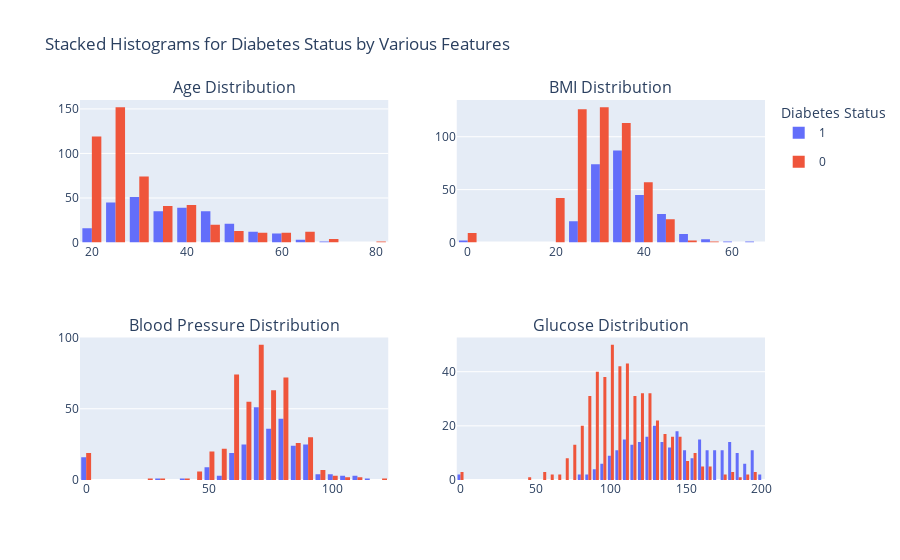

The code cell stored with this chart in its notebook:
### Code cell
import plotly.express as px
from plotly.subplots import make_subplots
import plotly.graph_objects as go

# Create individual figures using Plotly Express
fig_age = px.histogram(df, x="Age", color="Outcome", barmode="stack", title="Age Distribution")
fig_bmi = px.histogram(df, x="BMI", color="Outcome", barmode="stack", title="BMI Distribution")
fig_dpf = px.histogram(df, x="BloodPressure", color="Outcome", barmode="stack", title="Diabetes Pedigree Function Distribution")
fig_glucose = px.histogram(df, x="Glucose", color="Outcome", barmode="stack", title="Glucose Distribution")

# Create a 2x2 subplot layout
fig = make_subplots(rows=2, cols=2, subplot_titles=("Age Distribution", "BMI Distribution",
                                                    "Blood Pressure Distribution", "Glucose Distribution"))

# Add each Plotly Express figure to the subplot
for trace in fig_age.data:
    fig.add_trace(trace, row=1, col=1)

for trace in fig_bmi.data:
    # Set showlegend=False for duplicate legends
    fig.add_trace(trace.update(showlegend=False), row=1, col=2)

for trace in fig_dpf.data:
    fig.add_trace(trace.update(showlegend=False), row=2, col=1)

for trace in fig_glucose.data:
    fig.add_trace(trace.update(showlegend=False), row=2, col=2)

# Update layout
fig.update_layout(
    title="Stacked Histograms for Diabetes Status by Various Features",
    legend_title="Diabetes Status"
)

# Show the plot
fig.show()

### Figure 1 — Plotly figure (JSON) as saved in the notebook; plotly's stock layout.template omitted (floating-point values rounded to 4 significant figures; data arrays with more than 128 entries replaced by an {"elided": "..."} marker saying what was removed)
{"data": [{"alignmentgroup": "True", "bingroup": "x", "hovertemplate": "Outcome=1<br>Age=%{x}<br>count=%{y}<extra></extra>", "legendgroup": "1", "marker": {"color": "#636efa", "pattern": {"shape": ""}}, "name": "1", "offsetgroup": "1", "orientation": "v", "showlegend": true, "type": "histogram", "x": {"elided": "268 int values"}, "xaxis": "x", "yaxis": "y"}, {"alignmentgroup": "True", "bingroup": "x", "hovertemplate": "Outcome=0<br>Age=%{x}<br>count=%{y}<extra></extra>", "legendgroup": "0", "marker": {"color": "#EF553B", "pattern": {"shape": ""}}, "name": "0", "offsetgroup": "0", "orientation": "v", "showlegend": true, "type": "histogram", "x": {"elided": "500 int values"}, "xaxis": "x", "yaxis": "y"}, {"alignmentgroup": "True", "bingroup": "x", "hovertemplate": "Outcome=1<br>BMI=%{x}<br>count=%{y}<extra></extra>", "legendgroup": "1", "marker": {"color": "#636efa", "pattern": {"shape": ""}}, "name": "1", "offsetgroup": "1", "orientation": "v", "showlegend": false, "type": "histogram", "x": {"elided": "268 float values"}, "xaxis": "x2", "yaxis": "y2"}, {"alignmentgroup": "True", "bingroup": "x", "hovertemplate": "Outcome=0<br>BMI=%{x}<br>count=%{y}<extra></extra>", "legendgroup": "0", "marker": {"color": "#EF553B", "pattern": {"shape": ""}}, "name": "0", "offsetgroup": "0", "orientation": "v", "showlegend": false, "type": "histogram", "x": {"elided": "500 float values"}, "xaxis": "x2", "yaxis": "y2"}, {"alignmentgroup": "True", "bingroup": "x", "hovertemplate": "Outcome=1<br>BloodPressure=%{x}<br>count=%{y}<extra></extra>", "legendgroup": "1", "marker": {"color": "#636efa", "pattern": {"shape": ""}}, "name": "1", "offsetgroup": "1", "orientation": "v", "showlegend": false, "type": "histogram", "x": {"elided": "268 int values"}, "xaxis": "x3", "yaxis": "y3"}, {"alignmentgroup": "True", "bingroup": "x", "hovertemplate": "Outcome=0<br>BloodPressure=%{x}<br>count=%{y}<extra></extra>", "legendgroup": "0", "marker": {"color": "#EF553B", "pattern": {"shape": ""}}, "name": "0", "offsetgroup": "0", "orientation": "v", "showlegend": false, "type": "histogram", "x": {"elided": "500 int values"}, "xaxis": "x3", "yaxis": "y3"}, {"alignmentgroup": "True", "bingroup": "x", "hovertemplate": "Outcome=1<br>Glucose=%{x}<br>count=%{y}<extra></extra>", "legendgroup": "1", "marker": {"color": "#636efa", "pattern": {"shape": ""}}, "name": "1", "offsetgroup": "1", "orientation": "v", "showlegend": false, "type": "histogram", "x": {"elided": "268 int values"}, "xaxis": "x4", "yaxis": "y4"}, {"alignmentgroup": "True", "bingroup": "x", "hovertemplate": "Outcome=0<br>Glucose=%{x}<br>count=%{y}<extra></extra>", "legendgroup": "0", "marker": {"color": "#EF553B", "pattern": {"shape": ""}}, "name": "0", "offsetgroup": "0", "orientation": "v", "showlegend": false, "type": "histogram", "x": {"elided": "500 int values"}, "xaxis": "x4", "yaxis": "y4"}], "layout": {"annotations": [{"font": {"size": 16}, "showarrow": false, "text": "Age Distribution", "x": 0.225, "xanchor": "center", "xref": "paper", "y": 1, "yanchor": "bottom", "yref": "paper"}, {"font": {"size": 16}, "showarrow": false, "text": "BMI Distribution", "x": 0.775, "xanchor": "center", "xref": "paper", "y": 1, "yanchor": "bottom", "yref": "paper"}, {"font": {"size": 16}, "showarrow": false, "text": "Blood Pressure Distribution", "x": 0.225, "xanchor": "center", "xref": "paper", "y": 0.375, "yanchor": "bottom", "yref": "paper"}, {"font": {"size": 16}, "showarrow": false, "text": "Glucose Distribution", "x": 0.775, "xanchor": "center", "xref": "paper", "y": 0.375, "yanchor": "bottom", "yref": "paper"}], "legend": {"title": {"text": "Diabetes Status"}}, "title": {"text": "Stacked Histograms for Diabetes Status by Various Features"}, "xaxis": {"anchor": "y", "domain": [0, 0.45]}, "xaxis2": {"anchor": "y2", "domain": [0.55, 1]}, "xaxis3": {"anchor": "y3", "domain": [0, 0.45]}, "xaxis4": {"anchor": "y4", "domain": [0.55, 1]}, "yaxis": {"anchor": "x", "domain": [0.625, 1]}, "yaxis2": {"anchor": "x2", "domain": [0.625, 1]}, "yaxis3": {"anchor": "x3", "domain": [0, 0.375]}, "yaxis4": {"anchor": "x4", "domain": [0, 0.375]}}}
